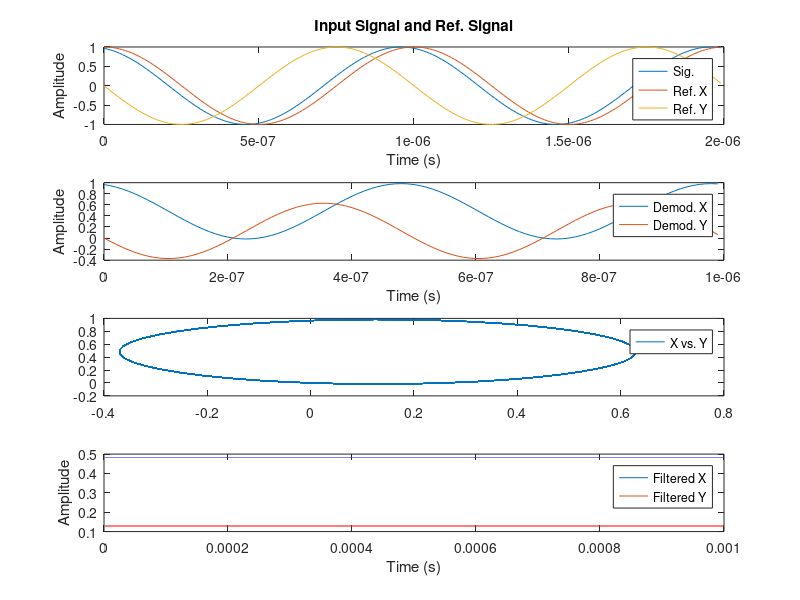

This chart was generated by the following MATLAB code:
% Parameters
Fs = 100e6;          % Sampling frequency (Hz)
postTriggerSamples = 100000;
T = postTriggerSamples/Fs; % 1;               % Duration of the signal (seconds)
t = 0:1/Fs:T-1/Fs;   % Time vector
N = length(t);
f = (-N/2:N/2-1)*(Fs/N);  % Frequency vector
f_signal = 1e6;       % Frequency of the signal (Hz)
signal_amplitude = 1;
noise_level = 0;   % Amplitude of noise

% Generate input signal (square wave + noise)
signal = signal_amplitude * cos(2 * pi * f_signal * t + 15*pi/180) + noise_level * randn(size(t));
% signal = sign(cos(2 * pi * f_signal * t + 0*pi/180)) + noise_level * randn(size(t));

% Generate sine and cosine reference signals
reference_X = cos(2 * pi * f_signal * t); % In-phase
reference_Y = cos(2 * pi * f_signal * t + pi/2); % Quadrature

% Fourier Transform of input and reference signals
input_fft = fftshift(fft(signal));
reference_X_fft = fftshift(fft(reference_X));
reference_Y_fft = fftshift(fft(reference_Y));

% Demodulation
demod_X = signal .* reference_X;
demod_Y = signal .* reference_Y;
demod_X_fft = fftshift(fft(demod_X)) / N; % In-phase demodulation
demod_Y_fft = fftshift(fft(demod_Y)) / N; % Quadrature demodulation

% RC filter transfer function
stages = 2;
fc = 10;
tau = 1 / fc;
H_rc = (1 ./ (1 + 1j * 2 * pi * f * tau)).^stages;

% Simple rejecting filter mask
% Fc = 10; % Cut-off frequency
% filterMask = (abs(f) <= Fc) | (abs(f) >= Fs - Fc);
% signal_filterMask_fft = (fftshift(fft(signal))) .* filterMask;

% Apply the RC filter in frequency domain
filtered_X_fft = demod_X_fft .* H_rc;
filtered_Y_fft = demod_Y_fft .* H_rc;

% Inverse Fourier Transform to get the filtered X and Y in time domain
X = ifft(ifftshift(filtered_X_fft))*N; % Normalize X
Y = ifft(ifftshift(filtered_Y_fft))*N; % Normalize Y

% Calculate the amplitude and phase
amplitude = sqrt(X.^2 + Y.^2); % Signal amplitude
meanR = mean(amplitude)
phase = atan2(real(Y), real(X)); % Signal phase (radians)
meanPhi = mean(rad2deg(phase))

plotData = fftshift(fft(signal))/N;

% Plot results
figure;
subplot(4, 1, 1);
plot(t(1:200), signal(1:200));
hold on
plot(t(1:200), reference_X(1:200))
hold on
plot(t(1:200), reference_Y(1:200))
hold off
title('Input Signal and Ref. Signal');
xlabel('Time (s)');
ylabel('Amplitude');
legend('Sig.','Ref. X','Ref. Y')

subplot(4, 1, 2);
plot(t(1:100), demod_X(1:100));
hold on
plot(t(1:100), demod_Y(1:100));
hold off
xlabel('Time (s)');
ylabel('Amplitude');
legend('Demod. X','Demod. Y')

subplot(4, 1, 3);
plot(demod_Y, demod_X)
legend('X vs. Y')

subplot(4, 1, 4);
plot(t, real(X))
hold on
plot(t, real(Y))
hold off
xlabel('Time (s)');
ylabel('Amplitude');
legend('Filtered X','Filtered Y')

% figure
% 
% subplot(2, 1, 1);
% plot(t, rad2deg(phase));
% title('Signal Phase');
% xlabel('Time (s)');
% ylabel('Phase (degrees)');
% 
% subplot(2, 1, 2);
% plot(t, amplitude);
% title('Signal Amplitude');
% xlabel('Time (s)');
% ylabel('Amplitude');

function H_rc = lowPass(fc, stages, f)
    tau = 1 / fc;
    H_rc = (1 ./ (1 + 1j * 2 * pi * f * tau)).^stages;
end

function H_rc = highPass(fc, stages, f)
    tau = 1 / fc;
    H_rc = ((1j * 2 * pi * f * tau) ./ (1 + 1j * 2 * pi * f * tau)).^stages;
end